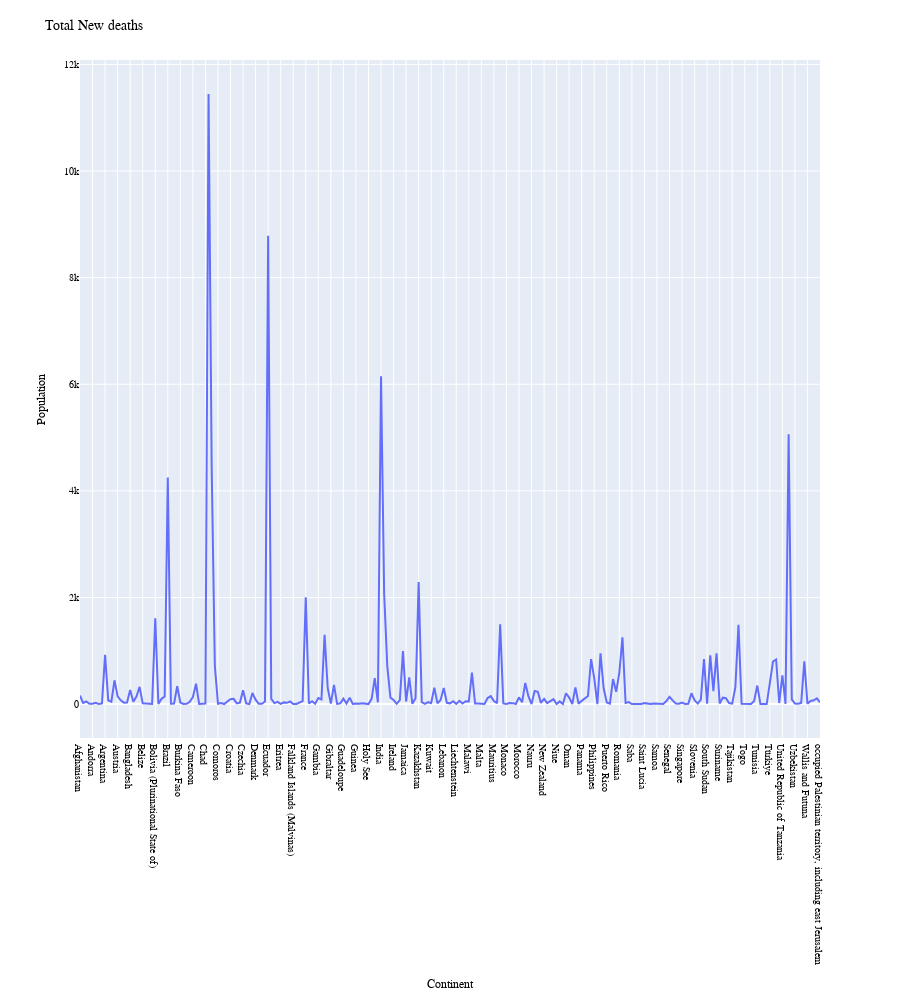

Notebook source saved alongside this figure:
### Code cell
fig=px.line(G2,y="New_deaths",height=1000)
fig.update_layout(
   title="Total New deaths",
   xaxis_title="Continent",
   yaxis_title="Population",
   legend_title="legend",
   font=dict(family="Arial", size=10, color="black"))
fig.show()

### Figure 1 — Plotly figure (JSON) as saved in the notebook; plotly's stock layout.template omitted (floating-point values rounded to 4 significant figures; data arrays with more than 128 entries replaced by an {"elided": "..."} marker saying what was removed)
{"data": [{"hovertemplate": "Country=%{x}<br>New_deaths=%{y}<extra></extra>", "legendgroup": "", "line": {"color": "#636efa", "dash": "solid"}, "marker": {"symbol": "circle"}, "mode": "lines", "name": "", "orientation": "v", "showlegend": false, "type": "scatter", "x": {"elided": "237 str values"}, "xaxis": "x", "y": {"elided": "237 int values"}, "yaxis": "y"}], "layout": {"font": {"color": "black", "family": "Arial", "size": 10}, "height": 1000, "legend": {"title": {"text": "legend"}, "tracegroupgap": 0}, "margin": {"t": 60}, "title": {"text": "Total New deaths"}, "xaxis": {"anchor": "y", "domain": [0, 1], "title": {"text": "Continent"}}, "yaxis": {"anchor": "x", "domain": [0, 1], "title": {"text": "Population"}}}}
